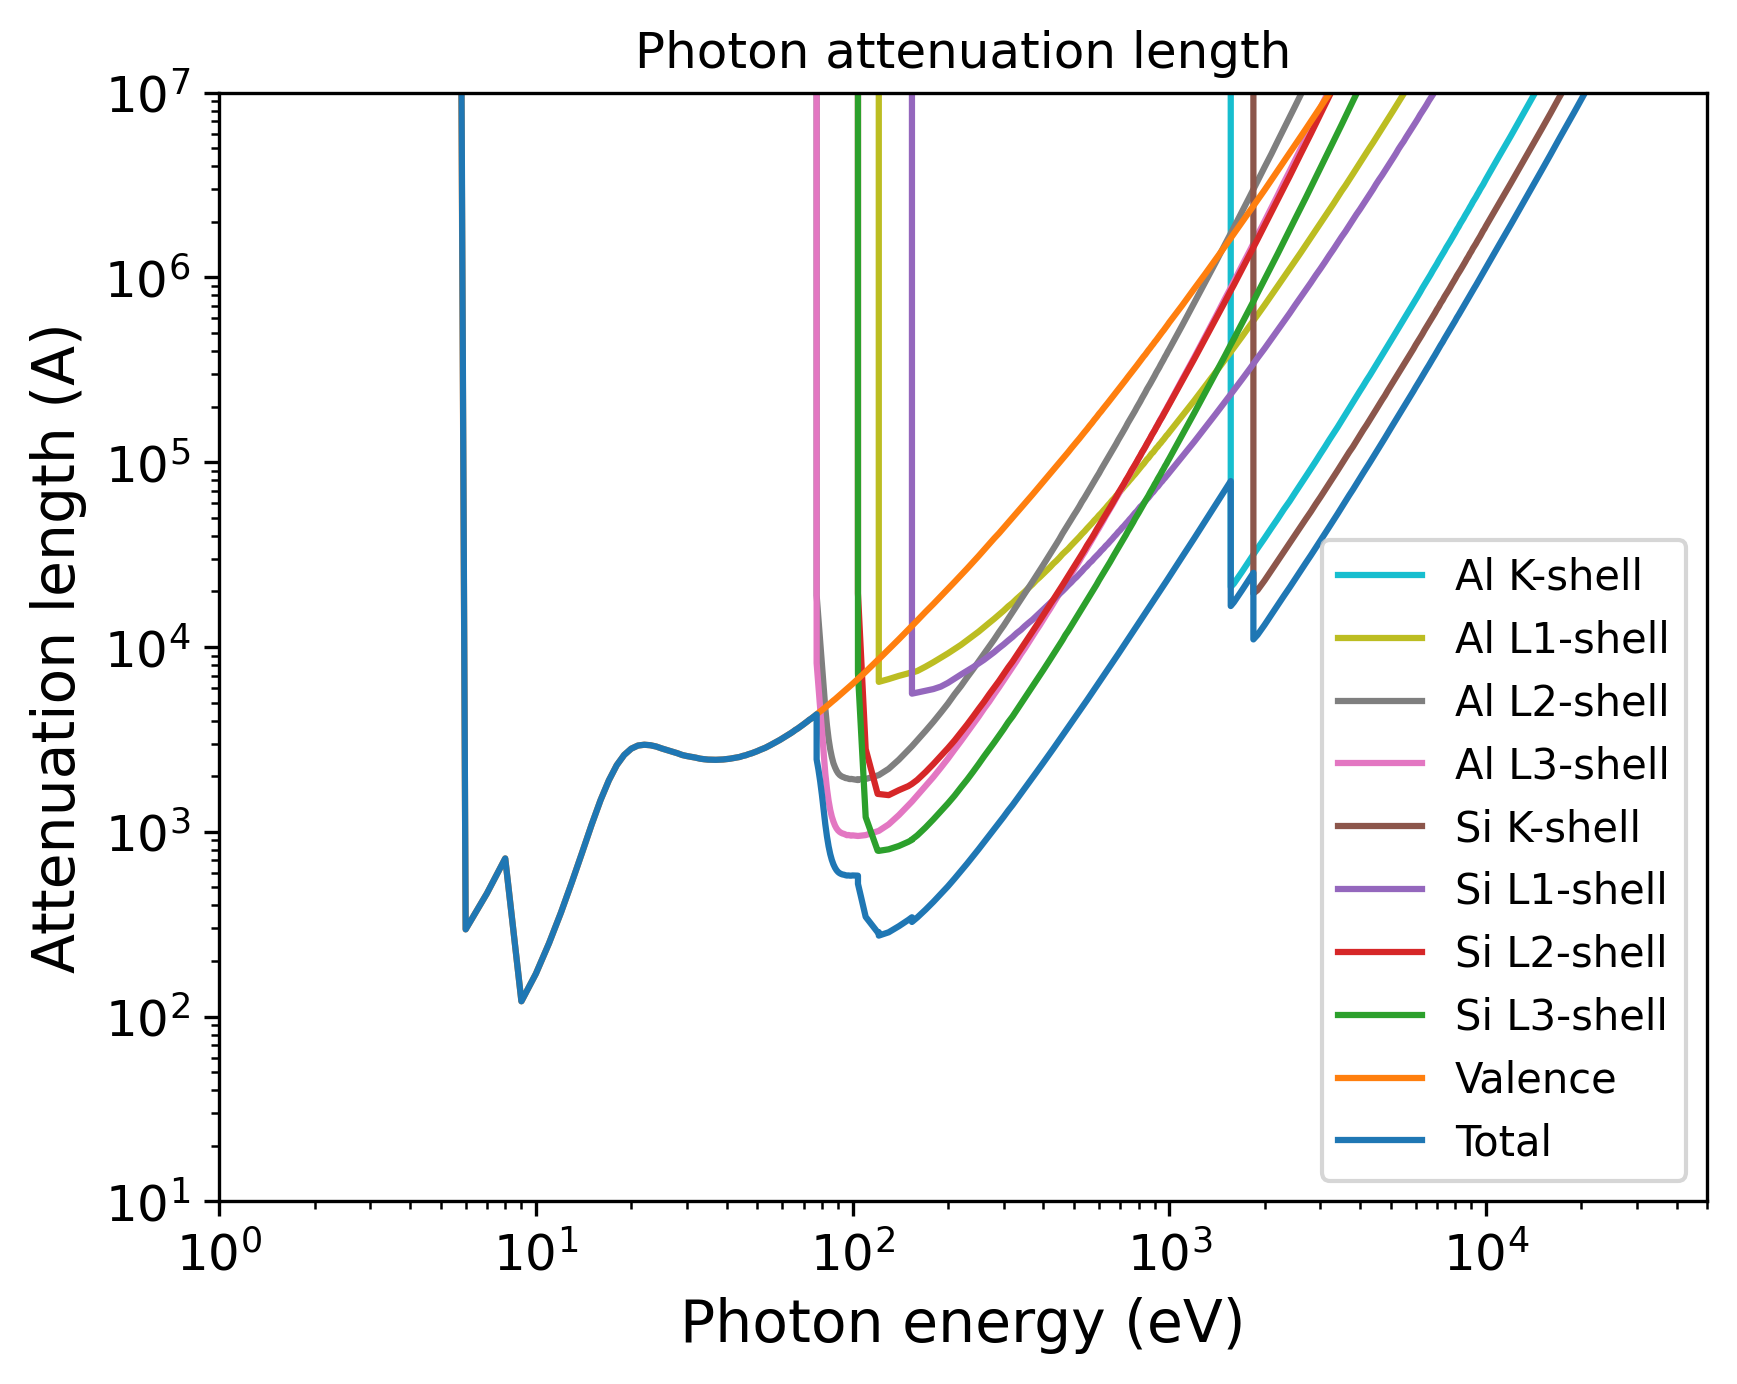

Recreate this plot in Python.
import pandas as pd
import numpy as np
import matplotlib.pyplot as plt
import matplotlib.cm as cm
# Set the format:
plt.xlabel("Photon energy (eV)", fontsize=14)
plt.ylabel("Attenuation length (A)", fontsize=14)
plt.xticks(fontsize=12)
plt.yticks(fontsize=12)
plt.grid(False)
# Set the axes:
# Read the output file:
df = pd.read_csv(r"OUTPUT_Al_on_Si_Photon_IMFP.dat", sep=r'\s+', header=None, comment="#", skipinitialspace=True)
plt.xscale("log")
plt.yscale("log")
# Prepare the plot:
columns_to_plot = [ 1, 2, 3, 4, 5, 6, 7, 8, 9, 10]
labels = [ "Al K-shell", "Al L1-shell", "Al L2-shell", "Al L3-shell", "Si K-shell", "Si L1-shell", "Si L2-shell", "Si L3-shell", "Valence", "Total"]
# Create N distinct colors from a colormap
N = len(columns_to_plot)
colors = plt.cm.tab10(np.linspace(1, 0, 10))
# Set line styles:
linestyles = [ "-", "-", "-", "-", "-", "-", "-", "-", "-", "-"]
for i, col in enumerate(columns_to_plot):
    color = colors[i % len(colors)]
    ls    = linestyles[i % len(linestyles)]
    label = labels[i % len(labels)]
    plt.plot(df.iloc[:, 0], df.iloc[:, col],
    color=color,
    label=label,
    linestyle=ls)
plt.xlim(1.00000000,50000.00000000)
plt.ylim(10.00000000,10000000.00000000)
plt.title("Photon attenuation length")
plt.legend(loc="best", fontsize=10)
# Save the plot in this format:
plt.savefig("OUTPUT_MFP_photon.png", dpi=300, bbox_inches="tight")
